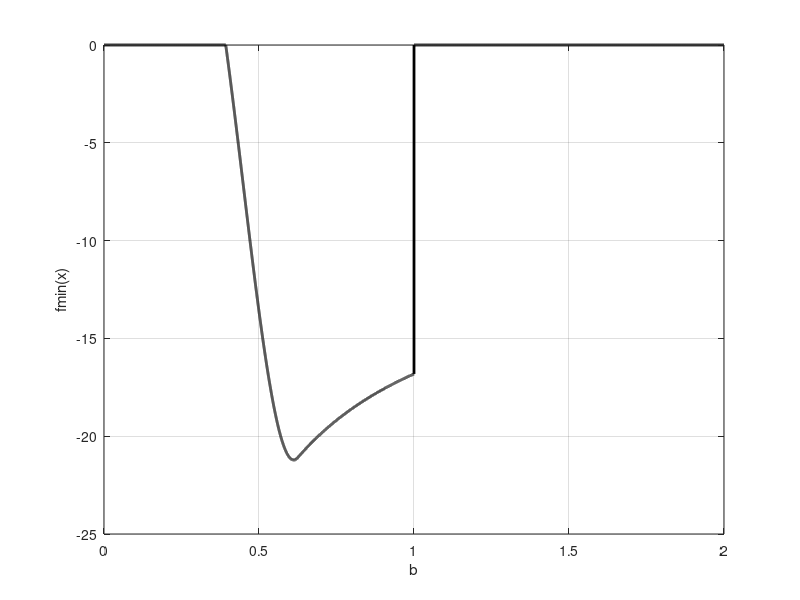
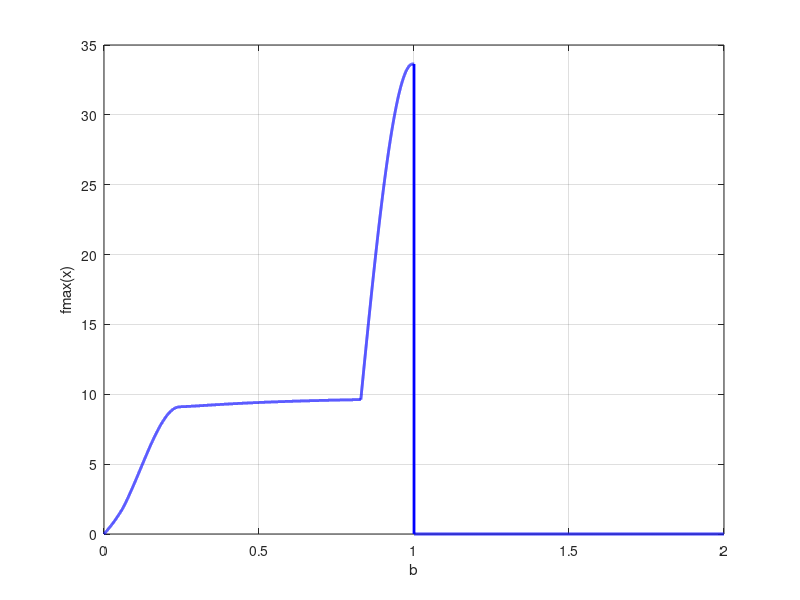

Write MATLAB code to recreate these figures, in order.
clc;
clear all;
close all;
disp('Problem 7:');

x = 0:0.0001:4;
b = 0:0.00005:2;

i = 0;

fmax = zeros(1,40001);
fmin = zeros(1,40001);

for b1 = 0:0.0001:2
    i = i + 1;
f2 = (sin(b1*x)).*((b1*(x.^2))-(2*x)+10);

fmax(i) = max(f2);
fmin(i) = min(f2);

end

figure(7)
plot(b,fmin,'k-','linewidth',2);
grid on;
xlabel('b');
ylabel('fmin(x)');
figure(8)
plot(b,fmax,'b-','linewidth',2);
grid on;
xlabel('b');
ylabel('fmax(x)');
